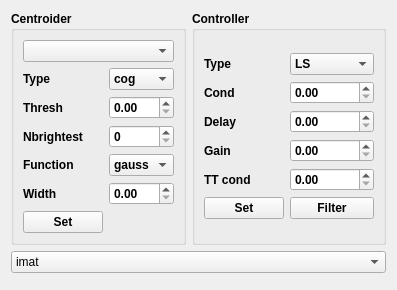
    <widget class="QWidget" name="tab_4">
     <attribute name="title">
      <string>RTC</string>
     </attribute>
     <layout class="QVBoxLayout" name="verticalLayout_16">
      <item>
       <layout class="QHBoxLayout" name="horizontalLayout_10">
        <item>
         <widget class="QGroupBox" name="groupBox_5">
          <property name="font">
           <font>
            <weight>75</weight>
            <bold>true</bold>
           </font>
          </property>
          <property name="title">
           <string>Centroider</string>
          </property>
          <layout class="QVBoxLayout" name="verticalLayout_14">
           <item>
            <widget class="QComboBox" name="comboBox_12"/>
           </item>
           <item>
            <layout class="QGridLayout" name="gridLayout_6">
             <item row="3" column="0">
              <widget class="QLabel" name="label_46">
               <property name="text">
                <string>Function</string>
               </property>
              </widget>
             </item>
             <item row="3" column="1">
              <widget class="QComboBox" name="comboBox_14">
               <item>
                <property name="text">
                 <string>gauss</string>
                </property>
               </item>
               <item>
                <property name="text">
                 <string>model</string>
                </property>
               </item>
              </widget>
             </item>
             <item row="4" column="1">
              <widget class="QDoubleSpinBox" name="doubleSpinBox_31"/>
             </item>
             <item row="0" column="1">
              <widget class="QComboBox" name="comboBox_13">
               <item>
                <property name="text">
                 <string>cog</string>
                </property>
               </item>
               <item>
                <property name="text">
                 <string>tcog</string>
                </property>
               </item>
               <item>
                <property name="text">
                 <string>bpcog</string>
                </property>
               </item>
               <item>
                <property name="text">
                 <string>wcog</string>
                </property>
               </item>
               <item>
                <property name="text">
                 <string>corr</string>
                </property>
               </item>
               <item>
                <property name="text">
                 <string>pyr</string>
                </property>
               </item>
              </widget>
             </item>
             <item row="1" column="1">
              <widget class="QDoubleSpinBox" name="doubleSpinBox_30"/>
             </item>
             <item row="2" column="1">
              <widget class="QSpinBox" name="spinBox_7"/>
             </item>
             <item row="2" column="0">
              <widget class="QLabel" name="label_45">
               <property name="text">
                <string>Nbrightest</string>
               </property>
              </widget>
             </item>
             <item row="0" column="0">
              <widget class="QLabel" name="label_43">
               <property name="text">
                <string>Type</string>
               </property>
              </widget>
             </item>
             <item row="4" column="0">
              <widget class="QLabel" name="label_47">
               <property name="text">
                <string>Width</string>
               </property>
              </widget>
             </item>
             <item row="5" column="0">
              <widget class="QPushButton" name="pushButton_15">
               <property name="text">
                <string>Set</string>
               </property>
              </widget>
             </item>
             <item row="1" column="0">
              <widget class="QLabel" name="label_44">
               <property name="text">
                <string>Thresh</string>
               </property>
              </widget>
             </item>
            </layout>
           </item>
          </layout>
         </widget>
        </item>
        <item>
         <widget class="QGroupBox" name="groupBox_6">
          <property name="font">
           <font>
            <weight>75</weight>
            <bold>true</bold>
           </font>
          </property>
          <property name="title">
           <string>Controller</string>
          </property>
          <layout class="QVBoxLayout" name="verticalLayout_15">
           <item>
            <layout class="QGridLayout" name="gridLayout_7">
             <item row="3" column="0">
              <widget class="QLabel" name="label_48">
               <property name="text">
                <string>Gain</string>
               </property>
              </widget>
             </item>
             <item row="4" column="1">
              <widget class="QDoubleSpinBox" name="doubleSpinBox_32"/>
             </item>
             <item row="0" column="1">
              <widget class="QComboBox" name="comboBox_16">
               <item>
                <property name="text">
                 <string>LS</string>
                </property>
               </item>
               <item>
                <property name="text">
                 <string>MV</string>
                </property>
               </item>
               <item>
                <property name="text">
                 <string>PROJ</string>
                </property>
               </item>
               <item>
                <property name="text">
                 <string>OptiMods</string>
                </property>
               </item>
              </widget>
             </item>
             <item row="1" column="1">
              <widget class="QDoubleSpinBox" name="doubleSpinBox_33"/>
             </item>
             <item row="2" column="0">
              <widget class="QLabel" name="label_49">
               <property name="text">
                <string>Delay</string>
               </property>
              </widget>
             </item>
             <item row="0" column="0">
              <widget class="QLabel" name="label_50">
               <property name="text">
                <string>Type</string>
               </property>
              </widget>
             </item>
             <item row="4" column="0">
              <widget class="QLabel" name="label_51">
               <property name="text">
                <string>TT cond</string>
               </property>
              </widget>
             </item>
             <item row="5" column="0">
              <widget class="QPushButton" name="pushButton_16">
               <property name="text">
                <string>Set</string>
               </property>
              </widget>
             </item>
             <item row="1" column="0">
              <widget class="QLabel" name="label_52">
               <property name="text">
                <string>Cond</string>
               </property>
              </widget>
             </item>
             <item row="2" column="1">
              <widget class="QDoubleSpinBox" name="doubleSpinBox_34"/>
             </item>
             <item row="3" column="1">
              <widget class="QDoubleSpinBox" name="doubleSpinBox_35"/>
             </item>
             <item row="5" column="1">
              <widget class="QPushButton" name="pushButton_17">
               <property name="text">
                <string>Filter</string>
               </property>
              </widget>
             </item>
            </layout>
           </item>
          </layout>
         </widget>
        </item>
       </layout>
      </item>
      <item>
       <layout class="QGridLayout" name="gridLayout_8">
        <item row="0" column="0">
         <widget class="QComboBox" name="comboBox_17">
          <item>
           <property name="text">
            <string>imat</string>
           </property>
          </item>
          <item>
           <property name="text">
            <string>cmat</string>
           </property>
          </item>
          <item>
           <property name="text">
            <string>Eigenvalues</string>
           </property>
          </item>
          <item>
           <property name="text">
            <string>Cmm</string>
           </property>
          </item>
          <item>
           <property name="text">
            <string>Cmm inverse</string>
           </property>
          </item>
          <item>
           <property name="text">
            <string>Cmm eigen</string>
           </property>
          </item>
          <item>
           <property name="text">
            <string>Cphim</string>
           </property>
          </item>
         </widget>
        </item>
        <item row="1" column="0">
         <widget class="MatplotlibWidget" name="window1_4" native="true">
          <property name="minimumSize">
           <size>
            <width>0</width>
            <height>0</height>
           </size>
          </property>
         </widget>
        </item>
       </layout>
      </item>
     </layout>
    </widget>
